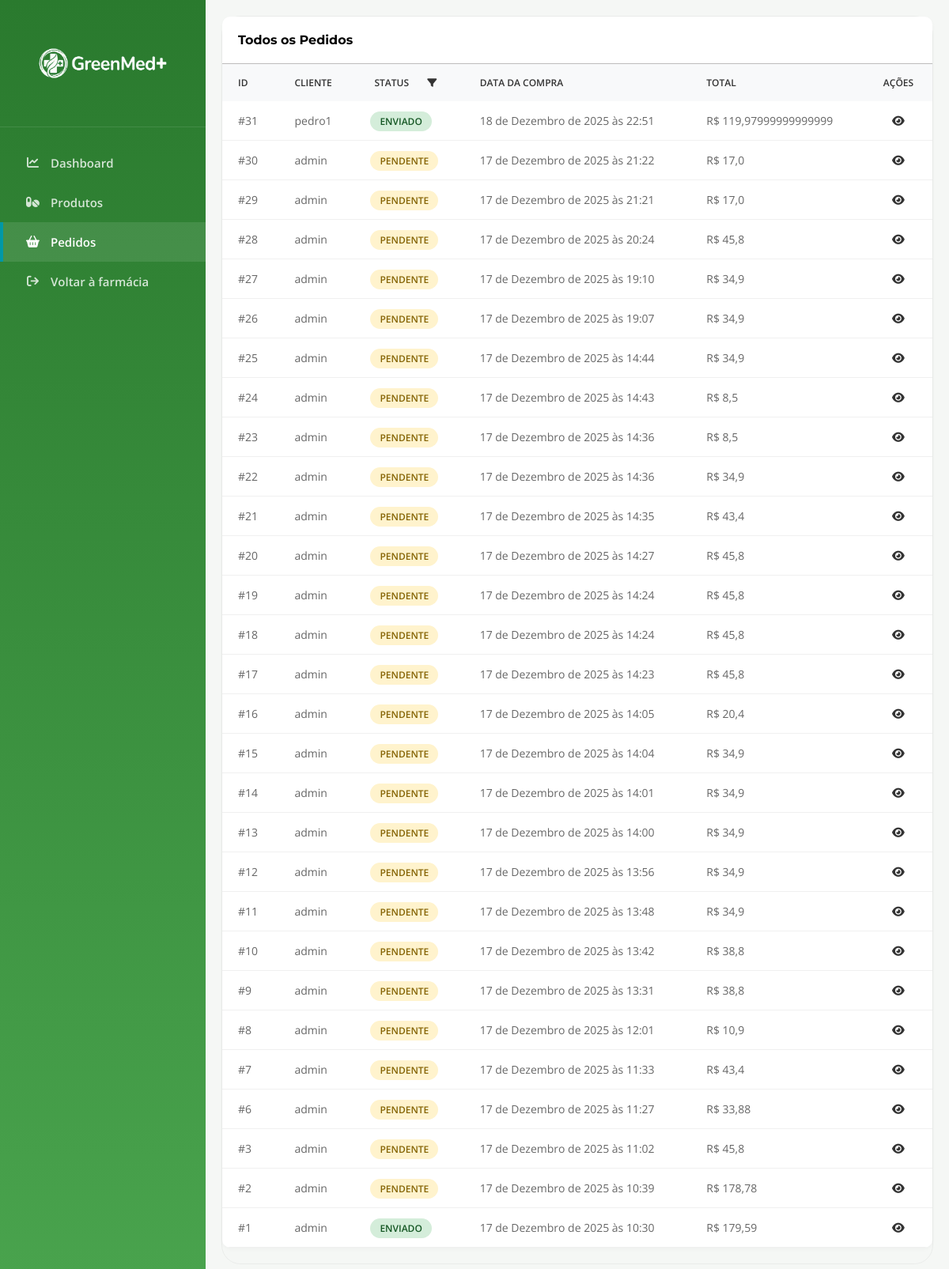
Screenshot of /gestao/pedidos (signed in) with the database file from the repository.
### gestao/models.py (models this page shows)
class Pedido(models.Model):
    escolhas = (
        ('P', 'Pendente'),
        ('E', 'Enviado'),
        ('C', 'Cancelado'),
    )
    status = models.CharField(choices=escolhas, default='P')
    cliente = models.ForeignKey(Cliente, on_delete=models.DO_NOTHING, related_name='pedido_cliente')
    data_compra = models.DateTimeField(auto_now_add=True)
    valor_compra = models.FloatField(blank=True, null=True)

### contas/models.py (models this page shows)
class Cliente(AbstractUser):
    telefone = models.CharField(max_length=11)
    endereco = models.CharField()

### gestao/views.py (the view)
# urls.py: path('gestao/pedidos', GestaoPedidosView.as_view(), name='gestao_pedidos'),
@method_decorator(login_required(login_url='login'), name='dispatch')
class GestaoPedidosView(ListView):
    model = Pedido
    template_name = 'gestao_pedidos.html'
    def get_context_data(self, **kwargs):
        context = super().get_context_data(**kwargs)
        context['object_list'] = context['object_list'].order_by("-id")
        url = self.request.path.split('/')
        pagina_atual = url[len(url)-1]
        context['pagina'] = pagina_atual
        return context

### gestao/templates/gestao_pedidos.html (shortened to what this page needs)
{% extends 'gestao_base.html' %}
{% load static %}
{% block links %}
    <link rel="stylesheet" href="{% static 'css/dashboard.css' %}">
    <link rel="stylesheet" href="{% static 'css/gestao_pedidos.css' %}">
{% endblock %}
{% block conteudo %}
    <div class="dashboard-split">
        <div class="panel">
            <div class="panel-header">
                <h3 class="panel-title">Todos os Pedidos</h3>
            </div>
            <div class="table-responsive">
                <table>
                    <thead>
                        <tr>
                            <th>ID</th>
                            <th>Cliente</th>
                            <th id="filter-btn">Status <i class="fa-solid fa-filter"></i></th>
                            <th>Data da compra</th>
                            <th>Total</th>
                            <th style="text-align: center;">Ações</th>
                        </tr>
                    </thead>
                    <tbody>
                        {% for pedido in object_list %}
                            <tr>
                                <td>#{{ pedido.id }}</td>
                                <td>{{ pedido.cliente }}</td>
                                <td data-status="{{ pedido.status }}"><span class="status-badge status-{% if pedido.status == 'P' %}warning{% elif pedido.status == 'C' %}danger{% else %}success{% endif %}">{{ pedido.get_status_display }}</span></td>
                                <td>{{ pedido.data_compra }}</td>
                                <td>R$ {{ pedido.valor_compra }}</td>
                                <td style="text-align: center;"><a href="{% url 'gestao_detalhes_pedido' pedido.pk %}" class="action-btn" disabled><i class="fas fa-eye"></i></a></td>
                            </tr>
                        {% empty %}
                            <h3>Sem pedidos por enquanto 😓</h3>
                        {% endfor %}
                    </tbody>
                </table>
            </div>
        </div>
    </div>
{% endblock %}

### static/css/base.css (style rules this page uses)
:root { --verde_primario: #2A7A2E; --azul_destaque: #0098A6; --verde_secundario: #49A34D; --azul_apoio: #006E8C; --cinza_texto: #333333; --cinza_fundo: #F5F7F5; --cinza_secundario: #666666; --titulos: "Montserrat", sans-serif; --paragrafos: "Open Sans", sans-serif; }
* { font-family: Arial, Helvetica, sans-serif; box-sizing: border-box; margin: 0px; padding: 0px; }

### static/css/gestao_base.css (style rules this page uses)
:root { --border-color: #aaa9a9c5; --danger: #d9534f; --warning: #f0ad4e; --success: #00a650; }
* { margin: 0; padding: 0; box-sizing: border-box; font-family: 'Open Sans', sans-serif; }
body { background-color: var(--cinza_fundo); display: flex; min-height: 100vh; }

### gestao/static/css/dashboard.css (style rules this page uses)
.dashboard-split { display: grid; grid-template-columns: 2fr 1fr; gap: 20px; }
.panel { background: white; border-radius: 10px; box-shadow: 0 2px 5px rgba(0,0,0,0.03); overflow: hidden; margin-bottom: 20px; }
.panel-header { padding: 20px; border-bottom: 1px solid var(--border-color); display: flex; justify-content: space-between; align-items: center; }
.panel-title { font-family: 'Montserrat', sans-serif; font-size: 16px; font-weight: 700; }
.table-responsive { overflow-x: auto; }
table { width: 100%; border-collapse: collapse; }
th { text-align: left; padding: 15px 20px; background-color: #f8f9fa; color: var(--cinza_texto); font-size: 12px; text-transform: uppercase; font-weight: 600; }
td { padding: 15px 20px; border-bottom: 1px solid #f0f0f0; font-size: 14px; color: var(--cinza_secundario); vertical-align: middle; }
.status-badge { padding: 5px 10px; border-radius: 12px; font-size: 11px; font-weight: 700; text-transform: uppercase; }
.status-success { background-color: #d4edda; color: #155724; }
.status-warning { background-color: #fff3cd; color: #856404; }
.action-btn { background: none; border: none; cursor: pointer; color: var(--cinza_texto); transition: 0.2s; }

### gestao/static/css/gestao_pedidos.css (style rules this page uses)
.dashboard-split { grid-template-columns: 1fr; border: 1px solid rgba(156, 156, 156, 0.123); border-radius: 24px; z-index: 1; }
.panel { z-index: 1; }
#filter-btn { padding: 5px; cursor: pointer; text-align: left; text-indent: 20px; }
.status-badge { padding: 4px 12px; border-radius: 20px; font-weight: 600; font-size: 12px; text-transform: uppercase; }

### rows the page displays
Pedido: id "31", cliente "pedro1", status "ENVIADO", data_compra "18 de Dezembro de 2025 às 22:51", valor_compra "119,97999999999999"
Pedido: id "30", cliente "admin", status "PENDENTE", data_compra "17 de Dezembro de 2025 às 21:22", valor_compra "17,0"
Pedido: id "29", cliente "admin", status "PENDENTE", data_compra "17 de Dezembro de 2025 às 21:21", valor_compra "17,0"
Pedido: id "28", cliente "admin", status "PENDENTE", data_compra "17 de Dezembro de 2025 às 20:24", valor_compra "45,8"
Pedido: id "27", cliente "admin", status "PENDENTE", data_compra "17 de Dezembro de 2025 às 19:10", valor_compra "34,9"
Pedido: id "26", cliente "admin", status "PENDENTE", data_compra "17 de Dezembro de 2025 às 19:07", valor_compra "34,9"
Pedido: id "25", cliente "admin", status "PENDENTE", data_compra "17 de Dezembro de 2025 às 14:44", valor_compra "34,9"
Pedido: id "24", cliente "admin", status "PENDENTE", data_compra "17 de Dezembro de 2025 às 14:43", valor_compra "8,5"
Pedido: id "23", cliente "admin", status "PENDENTE", data_compra "17 de Dezembro de 2025 às 14:36", valor_compra "8,5"
Pedido: id "22", cliente "admin", status "PENDENTE", data_compra "17 de Dezembro de 2025 às 14:36", valor_compra "34,9"
Pedido: id "21", cliente "admin", status "PENDENTE", data_compra "17 de Dezembro de 2025 às 14:35", valor_compra "43,4"
Pedido: id "20", cliente "admin", status "PENDENTE", data_compra "17 de Dezembro de 2025 às 14:27", valor_compra "45,8"
Pedido: id "19", cliente "admin", status "PENDENTE", data_compra "17 de Dezembro de 2025 às 14:24", valor_compra "45,8"
Pedido: id "18", cliente "admin", status "PENDENTE", data_compra "17 de Dezembro de 2025 às 14:24", valor_compra "45,8"
Pedido: id "17", cliente "admin", status "PENDENTE", data_compra "17 de Dezembro de 2025 às 14:23", valor_compra "45,8"
Pedido: id "16", cliente "admin", status "PENDENTE", data_compra "17 de Dezembro de 2025 às 14:05", valor_compra "20,4"
Pedido: id "15", cliente "admin", status "PENDENTE", data_compra "17 de Dezembro de 2025 às 14:04", valor_compra "34,9"
Pedido: id "14", cliente "admin", status "PENDENTE", data_compra "17 de Dezembro de 2025 às 14:01", valor_compra "34,9"
Pedido: id "13", cliente "admin", status "PENDENTE", data_compra "17 de Dezembro de 2025 às 14:00", valor_compra "34,9"
Pedido: id "12", cliente "admin", status "PENDENTE", data_compra "17 de Dezembro de 2025 às 13:56", valor_compra "34,9"
Pedido: id "11", cliente "admin", status "PENDENTE", data_compra "17 de Dezembro de 2025 às 13:48", valor_compra "34,9"
Pedido: id "10", cliente "admin", status "PENDENTE", data_compra "17 de Dezembro de 2025 às 13:42", valor_compra "38,8"
Pedido: id "9", cliente "admin", status "PENDENTE", data_compra "17 de Dezembro de 2025 às 13:31", valor_compra "38,8"
Pedido: id "8", cliente "admin", status "PENDENTE", data_compra "17 de Dezembro de 2025 às 12:01", valor_compra "10,9"
Pedido: id "7", cliente "admin", status "PENDENTE", data_compra "17 de Dezembro de 2025 às 11:33", valor_compra "43,4"
Pedido: id "6", cliente "admin", status "PENDENTE", data_compra "17 de Dezembro de 2025 às 11:27", valor_compra "33,88"
Pedido: id "3", cliente "admin", status "PENDENTE", data_compra "17 de Dezembro de 2025 às 11:02", valor_compra "45,8"
Pedido: id "2", cliente "admin", status "PENDENTE", data_compra "17 de Dezembro de 2025 às 10:39", valor_compra "178,78"
Pedido: id "1", cliente "admin", status "ENVIADO", data_compra "17 de Dezembro de 2025 às 10:30", valor_compra "179,59"
